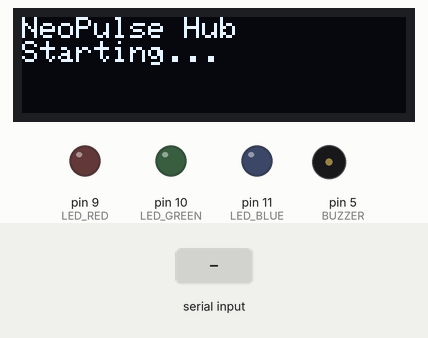
Bench run of a sketch on a simulated Arduino Uno, built with avr-gcc and run on an emulated ATmega328P. On the bench: 128×32 one-colour display, output pins drawn as LEDs (lit = HIGH), buzzer (waves = sounding). The test bench sets the inputs (shaded band).

Above: at 1.8 s.
1.9 s: "HR:\n" received over the second serial link
At 3.7 s:
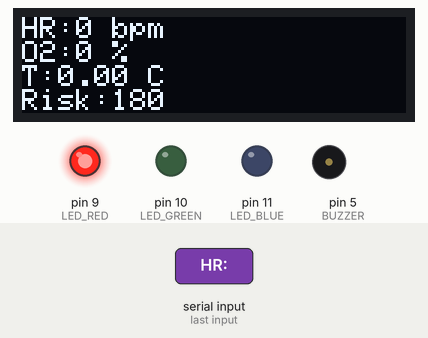
4.0 s: "O2:\n" received over the second serial link
At 4.4 s:
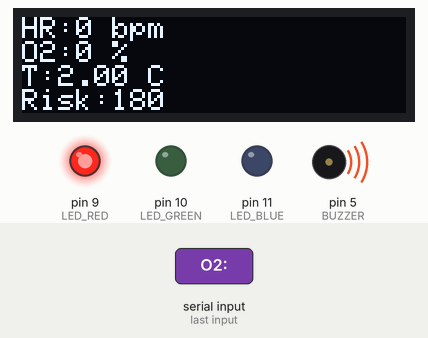
Timing chart, 0 to 7.0 s (numbered marks = the images above; inputs shaded):
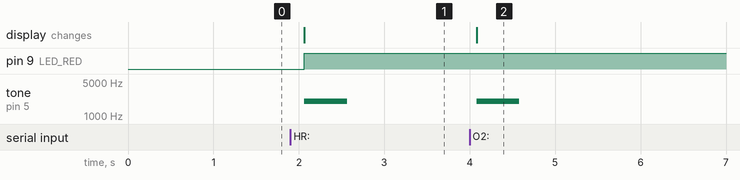

The sketch:

neopulse_hub.ino
```cpp
#include <Wire.h>
#include <Adafruit_SSD1306.h>
#include <SoftwareSerial.h>

#define SCREEN_WIDTH 128
#define SCREEN_HEIGHT 32
#define OLED_RESET -1
Adafruit_SSD1306 display(SCREEN_WIDTH, SCREEN_HEIGHT, &Wire, OLED_RESET);

#define LED_RED 9
#define LED_GREEN 10
#define LED_BLUE 11
#define BUZZER 5
#define BT_RX 2
#define BT_TX 3

SoftwareSerial bluetooth(BT_RX, BT_TX);

int hr, o2, motion;
float temp;
int riskScore = 0;

void setup() {
  Serial.begin(9600);
  bluetooth.begin(9600);

  pinMode(LED_RED, OUTPUT);
  pinMode(LED_GREEN, OUTPUT);
  pinMode(LED_BLUE, OUTPUT);
  pinMode(BUZZER, OUTPUT);

  if(!display.begin(SSD1306_SWITCHCAPVCC, 0x3C)) {
    Serial.println(F("SSD1306 allocation failed"));
  }

  display.clearDisplay();
  display.setTextSize(1);
  display.setTextColor(WHITE);
  display.setCursor(0,0);
  display.println("NeoPulse Hub");
  display.println("Starting...");
  display.display();
}

void loop() {
  if (bluetooth.available()) {
    String data = bluetooth.readStringUntil('\n');
    parseData(data);
    calculateRisk();
    updateDisplay();
    showAlert();
  }
  delay(500);
}

void parseData(String data) {
  int hrPos = data.indexOf("HR:");
  int o2Pos = data.indexOf("O2:");
  int tPos = data.indexOf("T:");
  int mPos = data.indexOf("M:");

  hr = data.substring(hrPos+3, data.indexOf(",", hrPos)).toInt();
  o2 = data.substring(o2Pos+3, data.indexOf(",", o2Pos)).toInt();
  temp = data.substring(tPos+2, data.indexOf(",", tPos)).toFloat();
  motion = data.substring(mPos+2).toInt();
}

void calculateRisk() {
  riskScore = 0;

  if (hr < 80 || hr > 180) riskScore += 50;
  else if (hr < 100 || hr > 160) riskScore += 20;

  if (o2 < 88) riskScore += 50;
  else if (o2 < 93) riskScore += 20;

  if (temp < 35.5) riskScore += 50;
  else if (temp < 36.5) riskScore += 20;

  if (motion < 10) riskScore += 30;
}

void updateDisplay() {
  display.clearDisplay();
  display.setCursor(0,0);
  display.print("HR:"); display.print(hr); display.println(" bpm");
  display.print("O2:"); display.print(o2); display.println(" %");
  display.print("T:"); display.print(temp); display.println(" C");
  display.print("Risk:"); display.println(riskScore);
  display.display();
}

void showAlert() {
  if (riskScore >= 100) {
    digitalWrite(LED_RED, HIGH);
    digitalWrite(LED_GREEN, LOW);
    digitalWrite(LED_BLUE, LOW);
    tone(BUZZER, 2000, 500);
  } else if (riskScore >= 40) {
    digitalWrite(LED_RED, HIGH);
    digitalWrite(LED_GREEN, HIGH);
    digitalWrite(LED_BLUE, LOW);
    tone(BUZZER, 1000, 200);
  } else {
    digitalWrite(LED_RED, LOW);
    digitalWrite(LED_GREEN, HIGH);
    digitalWrite(LED_BLUE, LOW);
    noTone(BUZZER);
  }
}
```

Measured:
- after the input at 1.9 s, pin 9 (LED_RED): LOW → HIGH after 0.16 s; tone on pin 5 (BUZZER): silent → 2000 Hz after 0.16 s, → silent 0.50 s later; the display: changes after 0.16 s (image 1)
- after the input at 4.0 s, tone on pin 5 (BUZZER): silent → 2000 Hz after 0.08 s, → silent 0.50 s later; the display: changes after 0.08 s (image 2)
